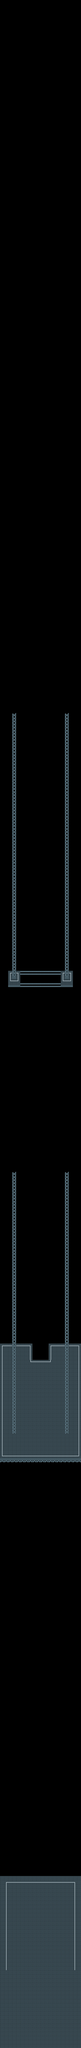

This game map was drawn from its Tiled (.tmx) file and the tilesets committed beside it. A one-line description and the trimmed map source follow:
An orthogonal 20x500 tile map with 32x32 px tiles, 3 tile layers (Tilelaag 1, collision, shadow), 1 hidden layer not drawn and 110 objects.

<map version="1.0" orientation="orthogonal" renderorder="right-down" width="20" height="500" tilewidth="32" tileheight="32" nextobjectid="281">
 <tileset firstgid="1" name="hangar_tiles" tilewidth="32" tileheight="32">
  <image source="../assets/tiles/hangar_tiles.png" width="255" height="255" />
  <tile id="21">
   <properties>
    <property name="scroll" value="50" />
    <property name="type" value="rtank" />
   </properties>
  </tile>
 </tileset>
 <layer name="Tilelaag 1" width="20" height="500">
  <data>[10000 cells, 48 non-empty, 2 distinct tile ids]</data>
 </layer>
 <layer name="collision" width="20" height="500">
  <data>[10000 cells, 0 non-empty, 0 distinct tile ids]</data>
 </layer>
 <layer name="shadow" width="20" height="500">
  <data>[10000 cells, 1658 non-empty, 17 distinct tile ids]</data>
 </layer>
 <layer name="endlevel" width="20" height="500" visible="0">
  <data>[10000 cells, 20 non-empty, 1 distinct tile ids]</data>
 </layer>
 <objectgroup name="enemies" visible="0">
  <properties>
   <property name="scroll" value="-400" />
   <property name="type" value="rtank" />
  </properties>
  <object id="1" gid="7" x="92" y="14378">
   <properties>
    <property name="scroll" value="200" />
    <property name="tick" value="0" />
    <property name="type" value="asteroid" />
   </properties>
  </object>
  <object id="2" gid="7" x="300" y="14380">
   <properties>
    <property name="scroll" value="200" />
    <property name="tick" value="0" />
    <property name="type" value="asteroid" />
   </properties>
  </object>
  <object id="3" gid="7" x="481" y="14372">
   <properties>
    <property name="scroll" value="200" />
    <property name="tick" value="0" />
    <property name="type" value="asteroid" />
   </properties>
  </object>
  <object id="4" gid="7" x="170" y="14292">
   <properties>
    <property name="scroll" value="200" />
    <property name="tick" value="0" />
    <property name="type" value="asteroid" />
   </properties>
  </object>
  <object id="5" gid="7" x="554" y="14308">
   <properties>
    <property name="scroll" value="200" />
    <property name="tick" value="0" />
    <property name="type" value="asteroid" />
   </properties>
  </object>
  <object id="6" gid="7" x="373" y="14316">
   <properties>
    <property name="scroll" value="200" />
    <property name="tick" value="0" />
    <property name="type" value="asteroid" />
   </properties>
  </object>
  <object id="10" gid="7" x="341" y="14201">
   <properties>
    <property name="scroll" value="200" />
    <property name="tick" value="0" />
    <property name="type" value="asteroid" />
   </properties>
  </object>
  <object id="13" gid="7" x="449" y="14257">
   <properties>
    <property name="scroll" value="200" />
    <property name="tick" value="0" />
    <property name="type" value="asteroid" />
   </properties>
  </object>
  <object id="14" gid="7" x="273" y="14243">
   <properties>
    <property name="scroll" value="200" />
    <property name="tick" value="0" />
    <property name="type" value="asteroid" />
   </properties>
  </object>
  <object id="15" gid="7" x="530" y="14192">
   <properties>
    <property name="scroll" value="200" />
    <property name="tick" value="0" />
    <property name="type" value="asteroid" />
   </properties>
  </object>
  <object id="16" gid="7" x="35" y="14026">
   <properties>
    <property name="scroll" value="200" />
    <property name="tick" value="0" />
    <property name="type" value="asteroid" />
   </properties>
  </object>
  <object id="17" gid="7" x="348" y="14079">
   <properties>
    <property name="scroll" value="200" />
    <property name="tick" value="0" />
    <property name="type" value="asteroid" />
   </properties>
  </object>
  <object id="19" gid="7" x="108" y="13962">
   <properties>
    <property name="scroll" value="200" />
    <property name="tick" value="0" />
    <property name="type" value="asteroid" />
   </properties>
  </object>
  <object id="20" gid="7" x="243" y="14028">
   <properties>
    <property name="scroll" value="200" />
    <property name="tick" value="0" />
    <property name="type" value="asteroid" />
   </properties>
  </object>
  <object id="21" gid="7" x="505" y="13954">
   <properties>
    <property name="scroll" value="200" />
    <property name="tick" value="0" />
    <property name="type" value="asteroid" />
   </properties>
  </object>
  <object id="22" gid="7" x="145" y="14055">
   <properties>
    <property name="scroll" value="200" />
    <property name="tick" value="0" />
    <property name="type" value="asteroid" />
   </properties>
  </object>
  <object id="24" gid="7" x="464" y="14134">
   <properties>
    <property name="scroll" value="200" />
    <property name="tick" value="0" />
    <property name="type" value="asteroid" />
   </properties>
  </object>
  <object id="26" gid="7" x="280" y="14121">
   <properties>
    <property name="scroll" value="200" />
    <property name="tick" value="0" />
    <property name="type" value="asteroid" />
   </properties>
  </object>
  <object id="64" gid="7" x="602" y="13783">
   <properties>
    <property name="scroll" value="200" />
    <property name="tick" value="0" />
    <property name="type" value="asteroid" />
   </properties>
  </object>
  <object id="66" gid="7" x="376" y="13794">
   <properties>
    <property name="scroll" value="200" />
    <property name="tick" value="0" />
    <property name="type" value="asteroid" />
   </properties>
  </object>
  <object id="68" gid="7" x="354" y="13559">
   <properties>
    <property name="scroll" value="200" />
    <property name="tick" value="0" />
    <property name="type" value="asteroid" />
   </properties>
  </object>
  <object id="70" gid="7" x="204" y="13681">
   <properties>
    <property name="scroll" value="200" />
    <property name="tick" value="0" />
    <property name="type" value="asteroid" />
   </properties>
  </object>
  <object id="71" gid="7" x="11" y="13917">
   <properties>
    <property name="scroll" value="200" />
    <property name="tick" value="0" />
    <property name="type" value="asteroid" />
   </properties>
  </object>
  <object id="72" gid="7" x="270" y="13739">
   <properties>
    <property name="scroll" value="200" />
    <property name="tick" value="0" />
    <property name="type" value="asteroid" />
   </properties>
  </object>
  <object id="73" gid="7" x="622" y="13662">
   <properties>
    <property name="scroll" value="200" />
    <property name="tick" value="0" />
    <property name="type" value="asteroid" />
   </properties>
  </object>
  <object id="75" gid="7" x="-21" y="13802">
   <properties>
    <property name="scroll" value="200" />
    <property name="tick" value="0" />
    <property name="type" value="asteroid" />
   </properties>
  </object>
  <object id="77" gid="7" x="235" y="13503">
   <properties>
    <property name="scroll" value="200" />
    <property name="tick" value="0" />
    <property name="type" value="asteroid" />
   </properties>
  </object>
  <object id="79" gid="7" x="84" y="13853">
   <properties>
    <property name="scroll" value="200" />
    <property name="tick" value="0" />
    <property name="type" value="asteroid" />
   </properties>
  </object>
  <object id="80" gid="7" x="549" y="13726">
   <properties>
    <property name="scroll" value="200" />
    <property name="tick" value="0" />
    <property name="type" value="asteroid" />
   </properties>
  </object>
  <object id="81" gid="7" x="481" y="13845">
   <properties>
    <property name="scroll" value="200" />
    <property name="tick" value="0" />
    <property name="type" value="asteroid" />
   </properties>
  </object>
  </objectgroup>
 <objectgroup name="pickups" visible="0">
  <!-- 4 objects omitted --></objectgroup>
</map>
<!-- 80 of 110 objects omitted -->
